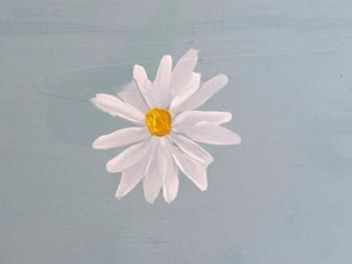
#> input picture test1.jpeg, 352 x 264 px
$ python image_segmentation.py
#> lines starting #> are read from the running program, lines starting #| are printed output that depends on the picture
import csv
import math
import json
import re
import matplotlib.pyplot as plt
import numpy as np
import time

tik = time.time()

    ############### THE DATA STRUCTURE & Algorithm #################
    # sort_doc_byLength_unzip = [(docs ), (docs lenth), [clusters of [{index:mode}],... [{index:mode}] ]
    # Each mode of each point moves by the Gaussian weight toward central of each cluster.
    # This movement is ruled by Gaussian formula and weighing by offset of distance calculation.
    # This formula "diff = abs(temp - points)/offset" put weigh to all distance calculation.
    # The higer the offset the more distance is magnified, hence the heavier the pull for each mode point.
    # Increasing this offset from 1 until ~50 will get 3 centroids (short medium long)
    ######################################################################

def distance (mode, points):
    # mode: 1 point
    # points: all points
    offset = 50 # Increasing from 1 until (here = 50) there are 3 centroids left (short medium long)
    temp = np.full(points.shape, mode)
    diff = abs(temp - points)/offset
    return diff

def distance_RGB (mode, points):
    # [4 lines of commented-out code are left out]
    diff = np.sqrt(np.sum((mode - points)**2, axis = 1))
    return diff

def gauss(dist, bandwidth):
    # f_1 = 1.0/(bandwidth * math.sqrt(2*math.pi))
    f_2 = np.exp(-((dist**2/2))) # 2 is changable
    return f_2

def flat_kernel(dist, bandwidth):
    if dist < bandwidth:
        return 1
    else:
        return 0

def next_postion (data_space, current_mode, band):
    # band if flat kernel
    diff = distance_RGB(current_mode, data_space)
    print('diff ', diff)
    # weight = gauss(diff, band)
    cal_band = distance_RGB(np.array([120,120,120]), np.array([140,140,140]))
    print("diff thres, ", cal_band)
    weight = flat_kernel(diff, cal_band)
    print('weight ', weight)
    if weight !=0:
        return (weight*data_space).sum(axis = 0) / weight #.sum()
    else:
        return data_space*0

# with open('file1.json', mode='r') as f:
import cv2

im = cv2.imread('test1.jpeg')
#> im is the input picture: shape (264, 352, 3); mean B, G, R 178.7, 173.6, 169
img = cv2.cvtColor(im, cv2.COLOR_BGR2RGB)   # BGR -> RGB

img = cv2.resize(img, (int(img.shape[0]/8), int(img.shape[1]/8)), interpolation = cv2.INTER_AREA)
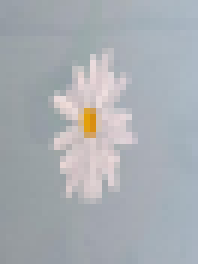
#> img: shape (44, 33, 3) (shown 6 times larger); mean R, G, B 169, 173.6, 178.7

img_size = img.shape    #hei wid channel
#> img_size = (44, 33, 3)
print(img_size)
#| (44, 33, 3)
# print(img[:10])

flat_img = np.array(img.copy()).reshape(img_size[0]*img_size[1], 3)
#> flat_img = 1452 rows, first 8: [153, 160, 168], [153, 160, 168], [155, 162, 170], [155, 162, 171], [157, 163, 170], [159, 164, 170], [157, 165, 168], [159, 167, 170]
# [45 lines of commented-out code are left out]


sort_doc_byLength_unzip = [list(flat_img)]
# [3.1] # DATA STRUCTURE for merge looping

temp = []
for idx, i in enumerate(list(flat_img)):

    temp.append([{idx:i}])
#> this loop made 1452 passes
#> after the loop, temp = 1452 items
    #nested. Each item is a mode of 1 data point. {index:mode} the index refer to the position of original data point

sort_doc_byLength_unzip.append(temp) # add list of cluster index, nested list and dict

# sort_doc_byLength_unzip = [(RGB pixels), [clusters of [{index:mode}],... [{index:mode}] ]

# [4] # CONVERGENCE
band_width = 5
data_space = np.array(sort_doc_byLength_unzip[0])
#> data_space has the same summary as flat_img

for idx, i in enumerate(sort_doc_byLength_unzip[1]):
    temp_ = tuple(sort_doc_byLength_unzip[1][idx][-1].copy().keys())[0] #get the key of the last
    converge = True

    prev_mode = sort_doc_byLength_unzip[1][idx][-1][temp_]
    current_mode = sort_doc_byLength_unzip[1][idx][-1][temp_]
    # point = idx     # img_size[0]*img_size[1]
    # neighbor_space = neighbors(data_space, point, neighbor_distance)
    while converge:
        #update next position of mode to current mode
#> (the run stopped early here; a loop or call above may not have finished)
